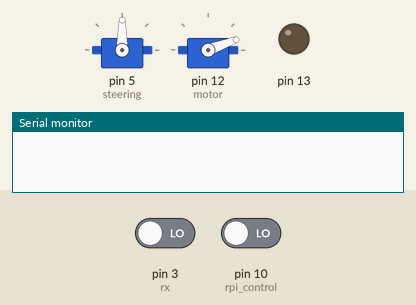
A sketch run on a simulated Arduino Uno, built with avr-gcc and run on an emulated ATmega328P. Shown: 2 × servo, output pins drawn as LEDs (lit = HIGH), the last lines printed to the serial monitor. Inputs (shaded band) come from the test bench; at power-on: pin 3 (rx) LOW, pin 10 (rpi_control) LOW.

Above: at 0.1 s.
At 1.1 s:
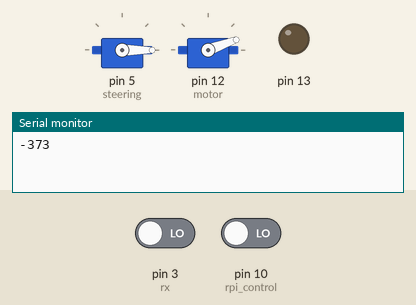
Timing chart, 0 to 2.6 s (numbered marks = the images above):
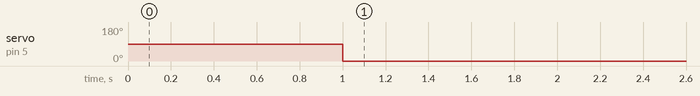

Measured:
- by itself, servo on pin 5 (steering): 90° → 0° at 1.0 s

The sketch:

immitationLearning.ino
```cpp
#include <Servo.h>

//const int mode = 13;
const int rx = 3;
Servo steering;
Servo motor;
const int accel = 12;
int lastpwm = 0;
void setup() {
  pinMode(10, INPUT); //rpi control
  pinMode(13, OUTPUT);
  pinMode(5, OUTPUT);
  pinMode(12, OUTPUT);
  pinMode(3, INPUT);
  steering.attach(5);
  motor.attach(12);
  Serial.begin(9600);
}
void loop() {
  motor.write(20);
  //RPI in control
  int pwm = 1;
  digitalWrite(13 ,LOW);
  if (digitalRead(10) == HIGH){
    if (Serial.available()) {
//      String data = Serial.readStringUntil('\n');
//      pwm = data.toInt();
      pwm = Serial.read() - '0';
      digitalWrite(13 ,HIGH);
      steering.write(pwm); //write RPI values
      lastpwm = pwm;
    }
  }

  //RC system in control
  else{
    int pwmController = pulseIn(rx, HIGH); //read PWM value
    Serial.println(map(pwmController, 1350, 2000, 0, 180)); //Send to RPI
    steering.write(map(pwmController, 1350, 2000, 0, 180)); //write RPI values
    delay(10);
  }

}
```
